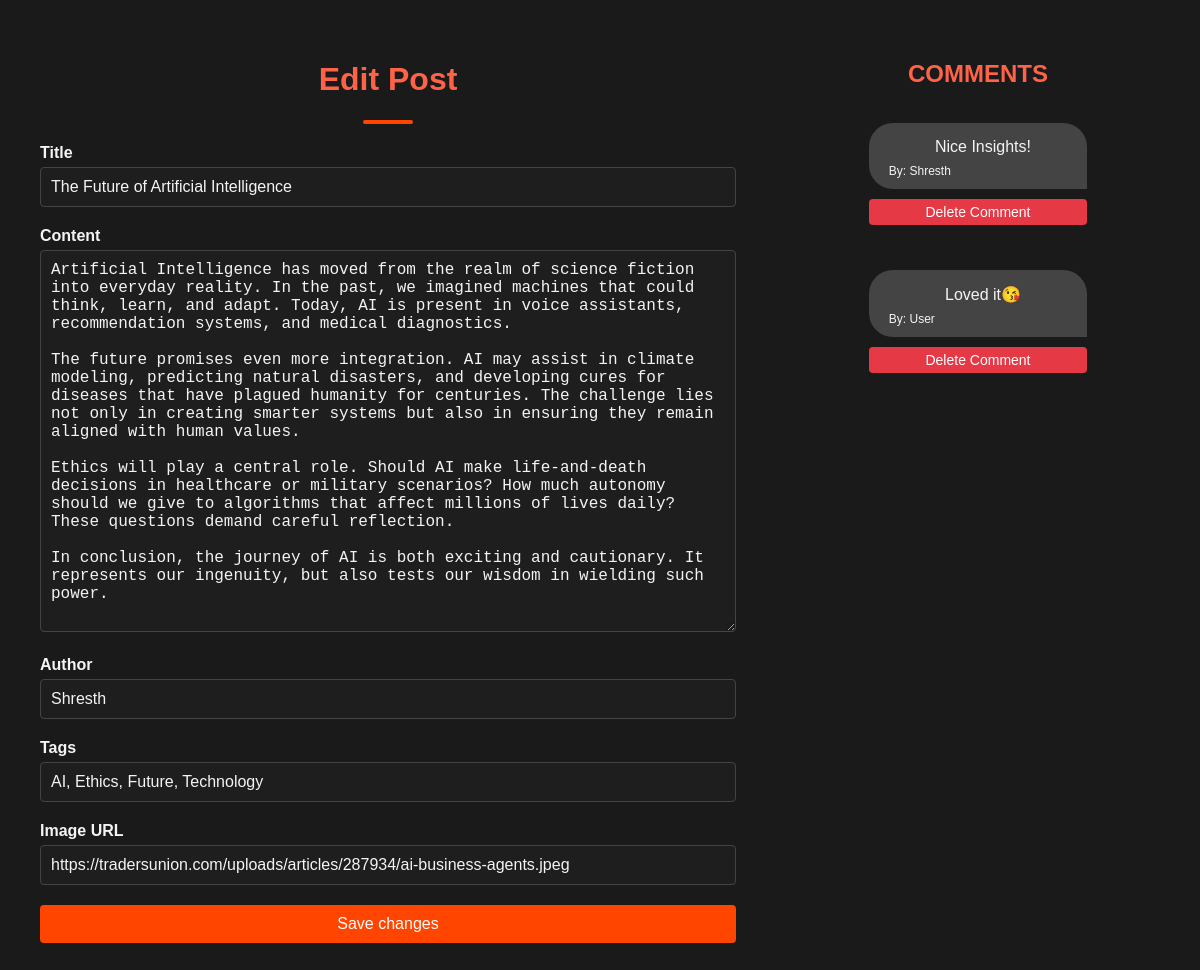
/edit?id=1 (signed in), run on the app's committed database.
### tables this page shows
CREATE TABLE blog (
    id INTEGER PRIMARY KEY AUTOINCREMENT,
    title TEXT,
    content TEXT,
    created_at DATETIME DEFAULT CURRENT_TIMESTAMP,
    author TEXT
, user_id INTEGER DEFAULT 1);

CREATE TABLE img(
id INTEGER,
url TEXT);

CREATE TABLE comments (
    comment_id INTEGER PRIMARY KEY AUTOINCREMENT,
    id INTEGER,
    name TEXT,
    comment TEXT
);

### app.py (the view)
@app.route("/edit", methods = ["GET", "POST"])
@login_required
def edit():
    blog_id = request.args.get("id")
    con = sqlite3.connect("database.db")
    cur = con.cursor()
    cur.execute("SELECT title, content, author FROM blog WHERE id = ?", (blog_id,))
    blog = cur.fetchone()
    cur.execute("SELECT url FROM img WHERE id = ?", (blog_id,))
    img = cur.fetchone()
    cur.execute("""
                SELECT t.tag
                FROM blog_tags bt
                JOIN tags t ON bt.tag_id = t.id
                WHERE bt.blog_id = ?
                ORDER BY t.tag;
                """, (blog_id,))
    tags = cur.fetchall()
    tags = [tag[0] for tag in tags]
    cur.execute("SELECT comment, name, comment_id FROM comments WHERE id = ?", (blog_id,))
    comments = cur.fetchall()
    con.close()
    html = render_template("edit.html", blog = blog, img = img[0], blog_id = blog_id, tags = ", ".join(tags), comments = comments)
    return html

### app.py (called while the page is built)
def get_db_connection():
    conn = sqlite3.connect('database.db')
    conn.row_factory = sqlite3.Row
    return conn

@login_manager.user_loader
def load_user(user_id):
    conn = get_db_connection()
    user_data = conn.execute('SELECT * FROM users WHERE id = ?', (user_id,)).fetchone()
    conn.close()
    if user_data:
        return User(id=user_data['id'], username=user_data['username'], password=user_data['password'])
    return None

### templates/edit.html (shortened to what this page needs)
<!DOCTYPE html>
<html lang="en">
<head>
    <link rel="stylesheet" href="{{ url_for('static', filename='edit.css') }}">
</head>
<body>
    <div class="container">
        <div class="form-container">
            <form action="{{ url_for('update') }}" method="POST">
                <h1>Edit Post</h1>
                <div class="title-underline"></div>
                <div class="form-group">
                    <label for="title">Title</label>
                    <input type="text" id="title" name="title" placeholder="Enter the post title" value="{{ blog[0] }}" required>
                </div>
                <div class="form-group">
                    <label for="content">Content</label>
                    <textarea id="content" name="content" placeholder="Write your blog content here..." rows="20" cols="50" required>{{ blog[1] }}</textarea>
                </div>
                <div class="form-group">
                    <label for="author">Author</label>
                    <input type="text" id="author" name="author" placeholder="Author's name" value="{{ blog[2] }}" required>
                </div>
                <div class="form-group">
                    <label for="tags">Tags</label>
                    <input type="text" id="tags" name="tags" placeholder="e.g., AI, Technology, Future" value="{{ tags }}" required>
                </div>
                <div class="form-group">
                    <label for="img_url">Image URL</label>
                    <input type="text" id="img_url" name="img_url" placeholder="https://example.com/image.jpg" value="{{ img }}" required>
                </div>
                <input type="submit" value="Save changes">
            </form>
        </div>
        <div class="delete_comments">
            <h2>COMMENTS</h2>
            {% if comments %}
                {% for comment in comments %}
                    <div class="comment_box">
                        <div class="comment_value">
                        <p style = "font-size:15;" >{{ comment[0] }}</p>
                        <h7 style = "font-size:12;" >By: {{ comment[1] }}</h7>
                    </div>
                    <div class="delete_button">
                        <form action="{{ url_for('delete_comment') }}" method="POST">
                            <input type="submit" value="Delete Comment">
                        </form>
                    </div>
                    </div>
                {% endfor %}
            {% else %}
                <br><br>
                <p>No comments available.</p>
            {% endif %}
        </div>
    </div>
</body>
</html>

### static/edit.css (style rules this page uses)
body { font-family: Arial, sans-serif; margin: 0; padding: 0; background-color: #1a1a1a; color: #f4f4f4; overflow-y: auto; }
.container { display: flex; justify-content: space-between; align-items: flex-start; gap: 20px; padding: 20px; flex-wrap: wrap; }
.form-container { flex: 1; min-width: 60%; max-width: 60%; padding: 20px; margin: 0 auto; }
h1 { text-align: center; color: #ff6347; }
.title-underline { width: 50px; height: 4px; background: #ff4500; margin: 10px auto 20px auto; border-radius: 2px; }
.form-group { margin-bottom: 20px; }
label { display: block; font-weight: bold; margin-bottom: 5px; color: #f4f4f4; }
input[type="text"], textarea { width: 100%; padding: 10px; border: 1px solid #444; border-radius: 4px; font-size: 16px; box-sizing: border-box; background-color: #1e1e1e; color: #f4f4f4; }
textarea { resize: vertical; }
input[type="submit"] { display: block; width: 100%; padding: 10px; background: #ff4500; color: #fff; border: none; border-radius: 4px; font-size: 16px; cursor: pointer; }
.delete_comments { flex: 1; justify-content: center; padding: 20px; border-radius: 8px; margin: 0 auto; max-width: 600px; }
.delete_comments h2 { text-align: center; color: #ff6347; }
.comment_box { max-width: 60%; min-width: 200px; padding: 15px; margin-bottom: 15px; border-radius: 4px; margin-left: auto; margin-right: auto; }
.comment_value { padding: 10px 10px 10px 20px; margin-bottom: 10px; background: #444; border-radius: 24px 24px 0px 24px; }
.comment_box p { margin: 5px 0; color: #f4f4f4; }
.comment_box h7 { font-size: 12px; }
.comment_box form { text-align: right; }
.comment_box input[type="submit"] { background: #e63946; color: #fff; border: none; border-radius: 4px; padding: 5px 10px; font-size: 14px; cursor: pointer; }
.delete_comments p { text-align: center; }

### data on the page
blog: title "The Future of Artificial Intelligence", content "Artificial Intelligence has moved from the realm of science fiction into everyday reality. In the past, we imagined machines that could think, learn, and adapt. Today, AI is present in voice assistants, recommendation systems, and medical diagnostics. The future promises even more integration. AI may assist in climate modeling, predicting natural disasters, and developing cures for diseases that have plagued humanity for centuries. The challenge lies not only in creating smarter systems but also in ensuring they remain aligned with human values. Ethics will play a central role. Should AI make life-and-death decisions in healthcare or military scenarios? How much autonomy should we give to…", author "Shresth"
img: img_url "https://tradersunion.com/uploads/articles/287934/ai-business-agents.jpeg"
comments: comment "Nice Insights!", name "Shresth"
comments: comment "Loved it😘", name "User"
